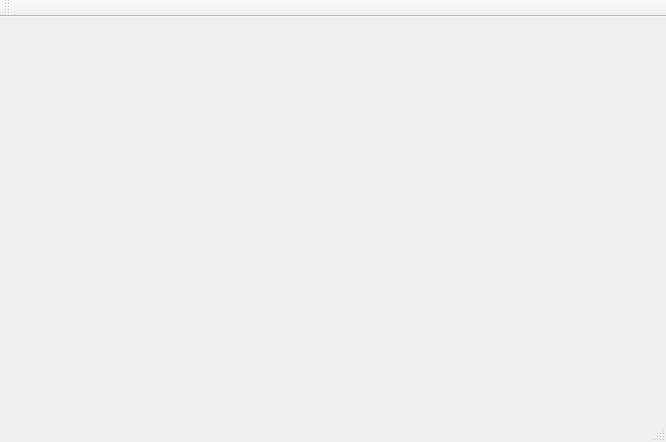
<?xml version="1.0" encoding="UTF-8"?>
<ui version="4.0">
 <class>MainWindow</class>
 <widget class="QMainWindow" name="MainWindow">
  <property name="geometry">
   <rect>
    <x>0</x>
    <y>0</y>
    <width>666</width>
    <height>442</height>
   </rect>
  </property>
  <property name="windowTitle">
   <string>MainWindow</string>
  </property>
  <widget class="QWidget" name="centralWidget"/>
  <widget class="QMenuBar" name="menuBar">
   <property name="geometry">
    <rect>
     <x>0</x>
     <y>0</y>
     <width>666</width>
     <height>21</height>
    </rect>
   </property>
  </widget>
  <widget class="QToolBar" name="mainToolBar">
   <attribute name="toolBarArea">
    <enum>TopToolBarArea</enum>
   </attribute>
   <attribute name="toolBarBreak">
    <bool>false</bool>
   </attribute>
  </widget>
  <widget class="QStatusBar" name="statusBar"/>
 </widget>
 <layoutdefault spacing="6" margin="11"/>
 <resources/>
 <connections/>
</ui>
